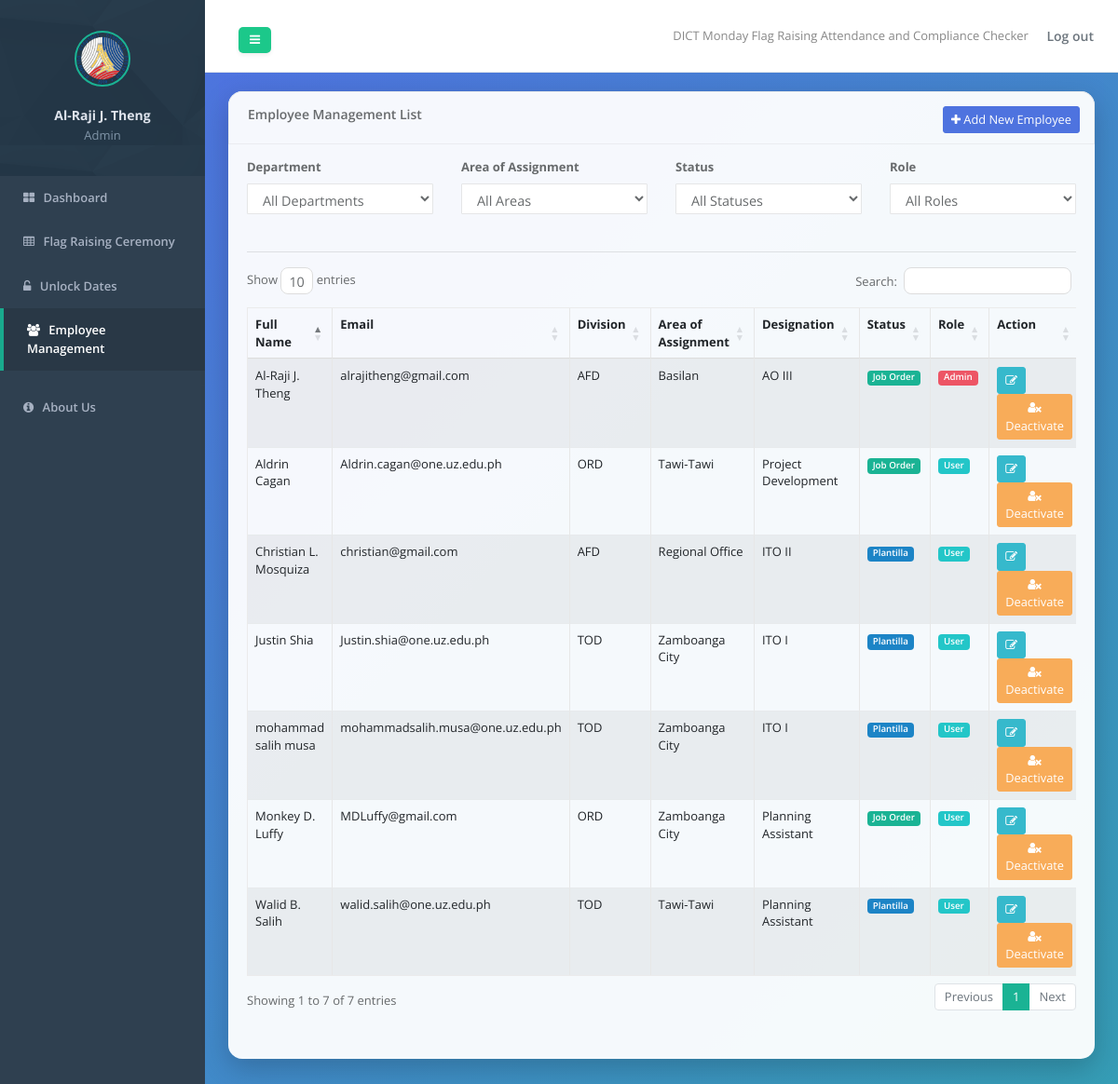
Page /employee_management.php (signed in) on the committed database.
### tables this page shows
CREATE TABLE `user_account` (
  `id` int(11) NOT NULL,
  `emp_id` int(11) DEFAULT NULL,
  `username` varchar(50) NOT NULL,
  `password` varchar(255) NOT NULL,
  `role` varchar(10) NOT NULL DEFAULT 'user' CHECK (`role` in ('admin','user')),
  `created_at` timestamp NOT NULL DEFAULT current_timestamp()
);

CREATE TABLE `employees` (
  `emp_id` int(11) NOT NULL,
  `emp_email` varchar(150) DEFAULT NULL,
  `full` varchar(255) DEFAULT NULL,
  `department` varchar(50) DEFAULT NULL,
  `area_of_assignment` varchar(150) DEFAULT NULL,
  `designation` varchar(150) DEFAULT NULL,
  `unit` varchar(100) DEFAULT NULL,
  `age` int(11) DEFAULT NULL,
  `gender` varchar(20) DEFAULT NULL,
  `status` varchar(50) DEFAULT NULL
);

### employee_management.php (the view, shortened to what this page needs)
<?php
include 'connect.php';
?>
<!doctype html>
<html>
<head>
    <link href="css/bootstrap.min.css" rel="stylesheet" />
    <link href="font-awesome/css/font-awesome.css" rel="stylesheet" />
    <link rel="stylesheet" type="text/css" href="https://cdn.datatables.net/1.13.6/css/dataTables.bootstrap4.min.css">
    <link href="css/animate.css" rel="stylesheet" />
    <link href="css/style.css" rel="stylesheet" />
</head>
<body>
    <div id="wrapper">
        <nav class="navbar-default navbar-static-side" role="navigation">
            <div class="sidebar-collapse">
                <ul class="nav metismenu" id="side-menu">
                    <?php include 'sidebar.php'; ?>
                </ul>
            </div>
        </nav>
        <?php include 'topbar.php'; ?>
            <div class="wrapper wrapper-content animated fadeInRight">
                <div class="row">
                    <div class="col-lg-12">
                        <div class="ibox ">
                            <div class="ibox-title">
                                <h5>Employee Management List</h5>
                                <div class="ibox-tools">
                                    <button type="button" class="btn btn-primary btn-sm" data-toggle="modal" data-target="#addEmployeeModal">
                                        <i class="fa fa-plus"></i> Add New Employee
                                    </button>
                                </div>
                            </div>
                            <div class="ibox-content">
                                <div class="row mb-4">
                                    <div class="col-md-3 mb-3">
                                        <label for="filter-department" class="form-label font-weight-bold">Department</label>
                                        <select id="filter-department" class="form-control form-select">
                                            <option value="">All Departments</option>
                                        </select>
                                    </div>
                                    <div class="col-md-3 mb-3">
                                        <label for="filter-area" class="form-label font-weight-bold">Area of Assignment</label>
                                        <select id="filter-area" class="form-control form-select">
                                            <option value="">All Areas</option>
                                        </select>
                                    </div>
                                    <div class="col-md-3 mb-3">
                                        <label for="filter-status" class="form-label font-weight-bold">Status</label>
                                        <select id="filter-status" class="form-control form-select">
                                            <option value="">All Statuses</option>
                                        </select>
                                    </div>
                                    <div class="col-md-3 mb-3">
                                        <label for="filter-role" class="form-label font-weight-bold">Role</label>
                                        <select id="filter-role" class="form-control form-select">
                                            <option value="">All Roles</option>
                                        </select>
                                    </div>
                                </div>
                                <hr>
                                <div class="table-responsive">
                                    <table class="table table-striped table-bordered table-hover dataTables-example">
                                        <thead>
                                            <tr>
                                                <th>Full Name</th>
                                                <th>Email</th>
                                                <th>Division</th>
                                                <th>Area of Assignment</th>
                                                <th>Designation</th>
                                                <th>Status</th>
                                                <th>Role</th>
                                                <th>Action</th>
                                            </tr>
                                        </thead>
                                        <tbody>
                                            <?php
                                            $sql = "SELECT e.*, u.role, u.username
                                                    FROM employees e
                                                    LEFT JOIN user_account u ON e.emp_id = u.emp_id
                                                    ORDER BY e.emp_id ASC";
                                            $result = $conn->query($sql);
                                            if ($result && $result->num_rows > 0) {
                                                while ($row = $result->fetch_assoc()) {
                                                    $statusBadge = "badge-secondary";
                                                    if ($row['status'] == 'Plantilla')  $statusBadge = "badge-success";
                                                    elseif ($row['status'] == 'Job Order') $statusBadge = "badge-primary";
                                                    $roleBadge = "badge-secondary";
                                                    $roleText  = "None";
                                                    if (isset($row['role'])) {
                                                        $roleBadge = (strtolower($row['role']) == 'admin') ? "badge-danger" : "badge-info";
                                                        $roleText  = ucfirst($row['role']);
                                                    }
                                                    echo '<tr>';
                                                    echo '<td>' . htmlspecialchars($row['full']               ?? '') . '</td>';
                                                    echo '<td>' . htmlspecialchars($row['emp_email']          ?? '') . '</td>';
                                                    echo '<td>' . htmlspecialchars($row['department']         ?? '') . '</td>';
                                                    echo '<td>' . htmlspecialchars($row['area_of_assignment'] ?? '') . '</td>';
                                                    echo '<td>' . htmlspecialchars($row['designation']        ?? '') . '</td>';
                                                    echo '<td><span class="badge ' . $statusBadge . '">' . htmlspecialchars($row['status'] ?? '') . '</span></td>';
                                                    echo '<td><span class="badge ' . $roleBadge   . '">' . htmlspecialchars($roleText)         . '</span></td>';
                                                    $hasAccount       = !empty($row['username']);
                                                    $statusBtnClass   = $hasAccount ? 'btn-warning'   : 'btn-success';
                                                    $statusBtnLabel   = $hasAccount ? 'Deactivate'     : 'Activate';
                                                    $statusBtnIcon    = $hasAccount ? 'fa-user-times'  : 'fa-user-plus';
                                                    $accountStatusVal = $hasAccount ? 'active'         : 'inactive';
                                                    echo '<td>
                                                            <button class="btn btn-info btn-sm edit-btn" title="Edit"
                                                                data-id="'     . $row['emp_id']                                              . '"
                                                                data-full="'   . htmlspecialchars($row['full']               ?? '')           . '"
                                                                data-email="'  . htmlspecialchars($row['emp_email']          ?? '')           . '"
                                                                data-age="'    . htmlspecialchars($row['age']                ?? '')           . '"
                                                                data-gender="' . htmlspecialchars($row['gender']             ?? '')           . '"
                                                                data-dept="'   . htmlspecialchars($row['department']         ?? '')           . '"
                                                                data-area="'   . htmlspecialchars($row['area_of_assignment'] ?? '')           . '"
                                                                data-desig="'  . htmlspecialchars($row['designation']        ?? '')           . '"
                                                                data-unit="'   . htmlspecialchars($row['unit']               ?? '')           . '"
                                                                data-status="' . htmlspecialchars($row['status']             ?? '')           . '"
                                                                data-role="'   . (isset($row['role'])     ? htmlspecialchars($row['role'])     : '') . '"
                                                                data-username="'. (isset($row['username']) ? htmlspecialchars($row['username']) : '') . '"
                                                                data-toggle="modal" data-target="#editEmployeeModal">
                                                                <i class="fa fa-edit"></i>
                                                            </button>
                                                            <button class="btn ' . $statusBtnClass . ' btn-sm status-btn"
                                                                data-id="' . $row['emp_id'] . '"
                                                                data-account-status="' . $accountStatusVal . '"
                                                                title="' . $statusBtnLabel . ' Account">
                                                                <i class="fa ' . $statusBtnIcon . '"></i> ' . $statusBtnLabel . '
                                                            </button>
                                                          </td>';
                                                    echo '</tr>';
                                                }
                                            } else {
                                                echo '<tr><td colspan="8" class="text-center">No employees found.</td></tr>';
                                            }
                                            ?>
                                        </tbody>
                                    </table>
                                </div>
                            </div>
                        </div>
                    </div>
                </div>
            </div>
        </div>
    </div>
</body>
</html>

### employee_management.php (style rules this page uses)
body.gray-bg, #page-wrapper, .wrapper.wrapper-content { background: linear-gradient(135deg, #4e73df, #1cc88a) !important; background-size: 200% 200% !important; animation: gradientBG 10s ease infinite !important; }
.ibox { border-radius: 15px !important; box-shadow: 0 10px 30px rgba(0,0,0,0.2) !important; background: rgba(255, 255, 255, 0.95) !important; border: none !important; margin-bottom: 25px; transition: transform 0.3s ease; }
.ibox-title { background: transparent !important; border-bottom: 1px solid rgba(0,0,0,0.05) !important; border-radius: 15px 15px 0 0 !important; padding: 15px 20px !important; }
.ibox-content { background: transparent !important; border-radius: 0 0 15px 15px !important; border: none !important; }
.btn-primary { background-color: #4e73df !important; border-color: #4e73df !important; }
.btn-info { background-color: #36b9cc !important; border-color: #36b9cc !important; }

### rows in the picture
user_account: emp.full "Walid B. Salih", emp.emp_email "walid.salih@one.uz.edu.ph", emp.department "TOD", emp.area_of_assignment "Tawi-Tawi", emp.designation "Planning Assistant", emp.status "Plantilla", role "User", username "Deactivate"
user_account: emp.full "Monkey D. Luffy", emp.emp_email "MDLuffy@gmail.com", emp.department "ORD", emp.area_of_assignment "Zamboanga City", emp.designation "Planning Assistant", emp.status "Job Order", role "User", username "Deactivate"
user_account: emp.full "Al-Raji J. Theng", emp.emp_email "alrajitheng@gmail.com", emp.department "AFD", emp.area_of_assignment "Basilan", emp.designation "AO III", emp.status "Job Order", role "Admin", username "Deactivate"
user_account: emp.full "Aldrin Cagan", emp.emp_email "Aldrin.cagan@one.uz.edu.ph", emp.department "ORD", emp.area_of_assignment "Tawi-Tawi", emp.designation "Project Development", emp.status "Job Order", role "User", username "Deactivate"
user_account: emp.full "Justin Shia", emp.emp_email "Justin.shia@one.uz.edu.ph", emp.department "TOD", emp.area_of_assignment "Zamboanga City", emp.designation "ITO I", emp.status "Plantilla", role "User", username "Deactivate"
user_account: emp.full "Christian L. Mosquiza", emp.emp_email "christian@gmail.com", emp.department "AFD", emp.area_of_assignment "Regional Office", emp.designation "ITO II", emp.status "Plantilla", role "User", username "Deactivate"
user_account: emp.full "mohammad salih musa", emp.emp_email "mohammadsalih.musa@one.uz.edu.ph", emp.department "TOD", emp.area_of_assignment "Zamboanga City", emp.designation "ITO I", emp.status "Plantilla", role "User", username "Deactivate"

### other values in the picture
$userFullName "Al-Raji J. Theng"
$userRole "Admin"
